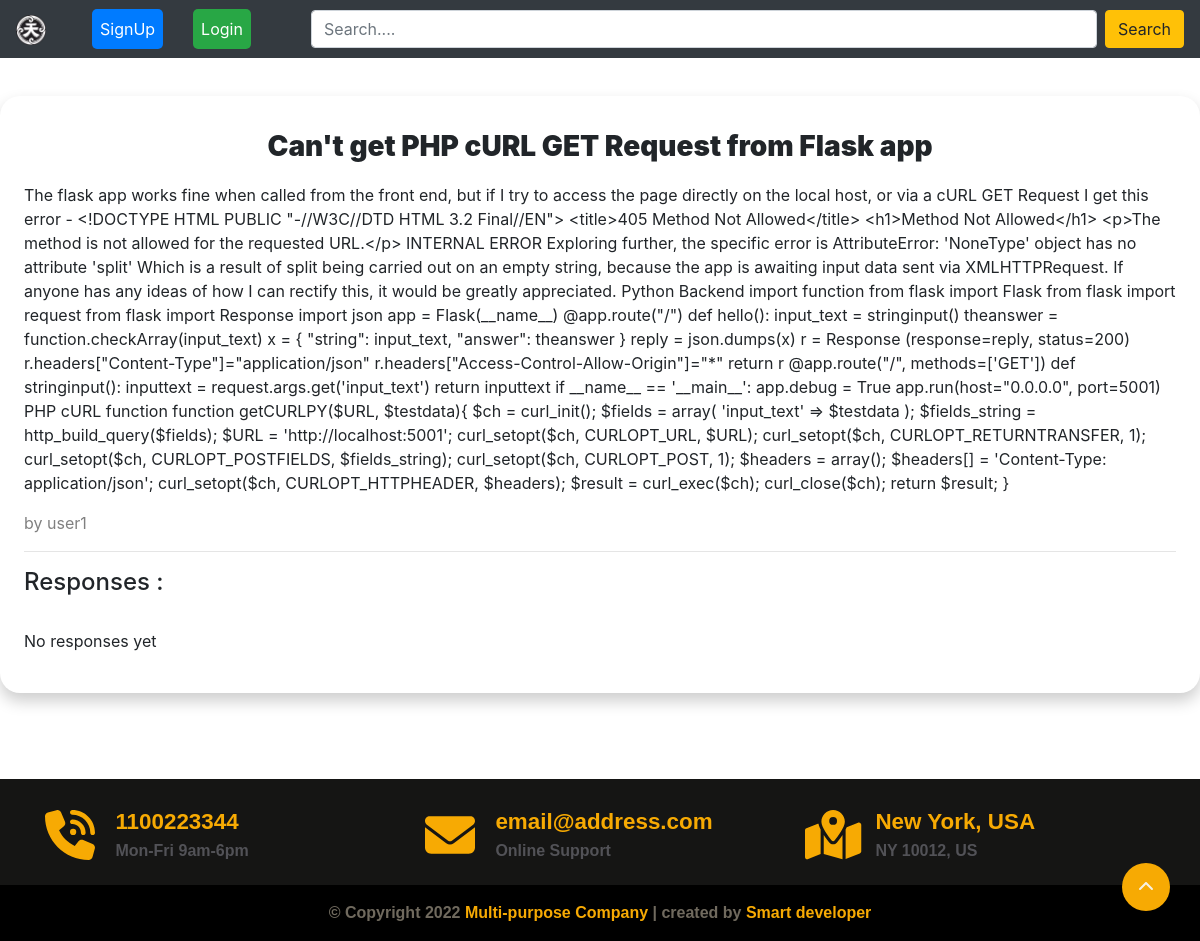
/question/4, run on the app's committed database.
### TenjinApp/models.py (models this page shows, shortened)
class Question(models.Model):
    author = models.ForeignKey(User, null=False, on_delete=models.CASCADE)
    title = models.CharField(max_length=200, null=False)
    body = models.TextField(null=False)
    created_at = models.DateTimeField(auto_now_add=True)
    updated_at = models.DateTimeField(auto_now=True)

### TenjinApp/views.py (the view, shortened to what this page needs)
# urls.py: path("question/<int:id>", views.questionPage, name="question"),
def questionPage(request, id):
    response_form = NewResponseForm()
    reply_form = NewReplyForm()
    question = Question.objects.get(id=id)
    context = {
        'question': question,
        'response_form': response_form,
        'reply_form': reply_form,
    }
    return render(request, 'question.html', context)

### TenjinApp/forms.py
class NewResponseForm(forms.ModelForm):
    class Meta:
        model = Response
        fields = ['body']
        widgets = {
            'body': forms.Textarea(attrs={
                'required': True,
                'placeholder': 'Reply',
                'style': 'width: 1150px; height: 100px; outline: none; padding: 7px;'}),
        }

class NewReplyForm(forms.ModelForm):
    class Meta:
        model = Response
        fields = ['body']
        widgets = {
            'body': forms.Textarea(attrs={
                'rows': 2,
                'required': True,
                'placeholder': 'What are your thoughts ?',
                'style': 'width: 950px; height: 100px; outline: none; padding: 7px;'}),
        }

### templates/question.html (shortened to what this page needs)
{% extends 'layouts/page.html' %}
{% block content %}
<div class="page">
    <br>
    <br>
<div class="question-list-item">
<div class="main-question-detail">
        <h3 class="title" style="margin-bottom: 20px;">{{question.title}}</h3>
        <p class="question-body">{{question.body}}</p>
        <span class="question-list-item-author">by {{question.author.username}}</span>
<div>
<hr>
        <div class="responses-container">
            <h4 class="responses-container-heading">Responses :</h4>
            <br>
            {% if not question.responses.all %}
                <p class="no-responses-text">No responses yet</p>
            {% else %}
                {% for response in question.get_responses %}
                    {% include 'components/response.html' with response=response %}
                {% endfor %}
        </div>
        {% endif %}
</div>
</div>
</div>
<br>
<br>
{% endblock %}

### static/css/style.css (style rules this page uses)
html, body { font-family: 'Segoe UI', Tahoma, Geneva, Verdana, sans-serif; margin: 0; padding: 0; height: 100%; }
*, *::after, *::before { box-sizing: border-box; }
.main-question-detail { max-width: 1200px; margin: -10px auto; padding: 24px; border-radius: 20px; background-color: rgb(255, 255, 255); box-shadow: 0 8px 16px 0 rgba(0,0,0,0.2); }
.page { display: flex; flex-direction: column; }
.title { margin: 10px auto 5px auto; font-weight: 900; transition: color 0.5s; text-align: center; }
.question-list-item-author { color: gray; margin: 0; }

### data on the page
Question: title "Can't get PHP cURL GET Request from Flask app", body "The flask app works fine when called from the front end, but if I try to access the page directly on the local host, or via a cURL GET Request I get this error - <!DOCTYPE HTML PUBLIC \"-//W3C//DTD HTML 3.2 Final//EN\"> <title>405 Method Not Allowed</title> <h1>Method Not Allowed</h1> <p>The method is not allowed for the requested URL.</p> INTERNAL ERROR Exploring further, the specific error is AttributeError: 'NoneType' object has no attribute 'split' Which is a result of split being carried out on an empty string, because the app is awaiting input data sent via XMLHTTPRequest. If anyone has any ideas of how I can rectify this, it would be greatly appreciated. Python Backend import function…", author.username "user1"
